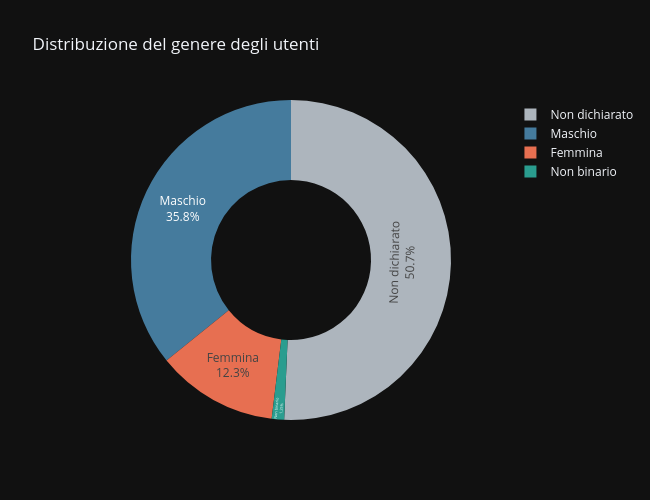

The cell this chart's notebook holds for it:
### Markdown cell above
## Genere più diffuso nella community anime

### Code cell
# preparazione dati
profiles_gender = df_profiles.copy()

profiles_gender["gender"] = (
    profiles_gender["gender"]
    .fillna("Non dichiarato")
    .replace("", "Non dichiarato")
    .str.strip()
    .replace({
        "Female": "Femmina",
        "Male": "Maschio",
        "Non-Binary": "Non binario",
        "Not declared": "Non dichiarato"
    })
)

gender_counts = (
    profiles_gender["gender"]
    .value_counts()
    .reset_index(name="count")
    .rename(columns={"index": "gender"})
)

# donut chart interattivo con Plotly
fig = px.pie(
    gender_counts,
    values="count",
    names="gender",
    hole=0.5,
    title="Distribuzione del genere degli utenti",
    labels={"gender": "Genere", "count": "Utenti"},
    color="gender",
    color_discrete_map={
        "Femmina": "#e76f51",
        "Maschio": "#457b9d",
        "Non binario": "#2a9d8f",
        "Non dichiarato": "#adb5bd"
    }
)

fig.update_traces(textposition="inside", textinfo="percent+label")
fig.update_layout(width=650, height=500)
fig.show()

### Figure 1 — Plotly figure (JSON) as saved in the notebook; plotly's stock layout.template omitted (floating-point values rounded to 4 significant figures)
{"data": [{"customdata": [["Non dichiarato"], ["Maschio"], ["Femmina"], ["Non binario"]], "domain": {"x": [0.0, 1.0], "y": [0.0, 1.0]}, "hole": 0.5, "hovertemplate": "Genere=%{customdata[0]}<br>Utenti=%{value}<extra></extra>", "labels": ["Non dichiarato", "Maschio", "Femmina", "Non binario"], "legendgroup": "", "marker": {"colors": ["#adb5bd", "#457b9d", "#e76f51", "#2a9d8f"]}, "name": "", "showlegend": true, "values": [170875, 120747, 41315, 4217], "type": "pie", "textinfo": "percent+label", "textposition": "inside"}], "layout": {"legend": {"tracegroupgap": 0}, "title": {"text": "Distribuzione del genere degli utenti"}, "width": 650, "height": 500}}
